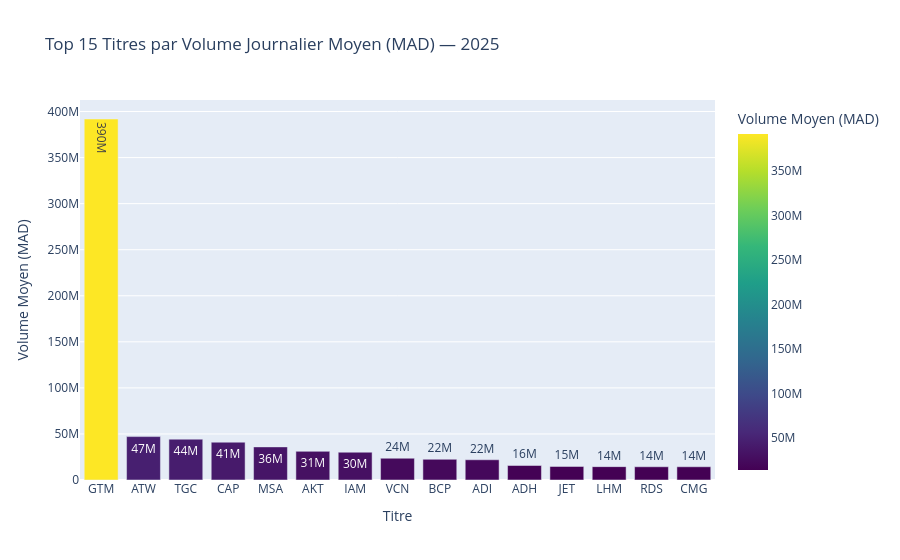

Source (notebook cell):
### Code cell
# Top 15 titres par volume moyen
top_vol = (df_cours.groupby('Ticker')['Volume_MAD'].mean()
           .sort_values(ascending=False).head(15).reset_index())
top_vol.columns = ['Ticker', 'Volume_Moyen_MAD']

fig = px.bar(top_vol, x='Ticker', y='Volume_Moyen_MAD',
             title='Top 15 Titres par Volume Journalier Moyen (MAD) — 2025',
             labels={'Volume_Moyen_MAD': 'Volume Moyen (MAD)', 'Ticker': 'Titre'},
             color='Volume_Moyen_MAD', color_continuous_scale='viridis',
             text_auto='.2s')
fig.show()

### Figure 1 — Plotly figure (JSON) as saved in the notebook; plotly's stock layout.template omitted (floating-point values rounded to 4 significant figures)
{"data": [{"alignmentgroup": "True", "hovertemplate": "Titre=%{x}<br>Volume Moyen (MAD)=%{marker.color}<extra></extra>", "legendgroup": "", "marker": {"color": [391900000.0, 47120000.0, 44320000.0, 41050000.0, 35960000.0, 31120000.0, 30170000.0, 23630000.0, 22470000.0, 21960000.0, 15760000.0, 14730000.0, 14500000.0, 14360000.0, 14350000.0], "coloraxis": "coloraxis", "pattern": {"shape": ""}}, "name": "", "offsetgroup": "", "orientation": "v", "showlegend": false, "textposition": "auto", "texttemplate": "%{y:.2s}", "type": "bar", "x": ["GTM", "ATW", "TGC", "CAP", "MSA", "AKT", "IAM", "VCN", "BCP", "ADI", "ADH", "JET", "LHM", "RDS", "CMG"], "xaxis": "x", "y": [391900000.0, 47120000.0, 44320000.0, 41050000.0, 35960000.0, 31120000.0, 30170000.0, 23630000.0, 22470000.0, 21960000.0, 15760000.0, 14730000.0, 14500000.0, 14360000.0, 14350000.0], "yaxis": "y"}], "layout": {"barmode": "relative", "coloraxis": {"colorbar": {"title": {"text": "Volume Moyen (MAD)"}}, "colorscale": [[0.0, "#440154"], [0.1111, "#482878"], [0.2222, "#3e4989"], [0.3333, "#31688e"], [0.4444, "#26828e"], [0.5556, "#1f9e89"], [0.6667, "#35b779"], [0.7778, "#6ece58"], [0.8889, "#b5de2b"], [1.0, "#fde725"]]}, "legend": {"tracegroupgap": 0}, "title": {"text": "Top 15 Titres par Volume Journalier Moyen (MAD) — 2025"}, "xaxis": {"anchor": "y", "domain": [0.0, 1.0], "title": {"text": "Titre"}}, "yaxis": {"anchor": "x", "domain": [0.0, 1.0], "title": {"text": "Volume Moyen (MAD)"}}}}
